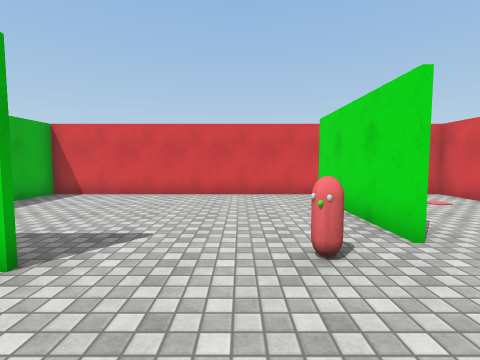
view 1 (above)

17 first-person views from a walk through a 3-D level made in the Unity game engine. The camera is 1.4 m above the floor, tilts 4° down and sees 85° across. The floor is counted in squares, 1.2 m on a side. Each view is taken from the middle of a square. On the plan, view 1 faces up. The plan holds only what a view shows up to about 12 squares ahead; the rest is blank. The player is left out. Surface patterns are stand-ins for the level's own textures.

view 2
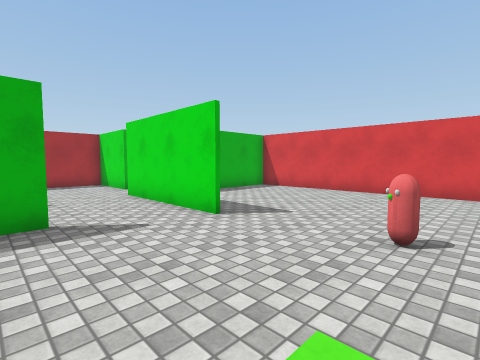

view 3
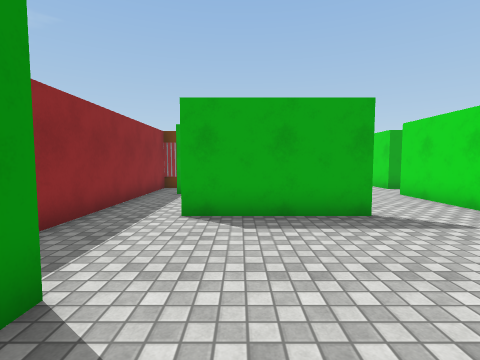

view 4
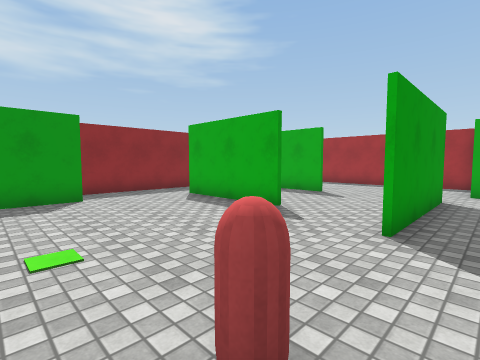

view 5
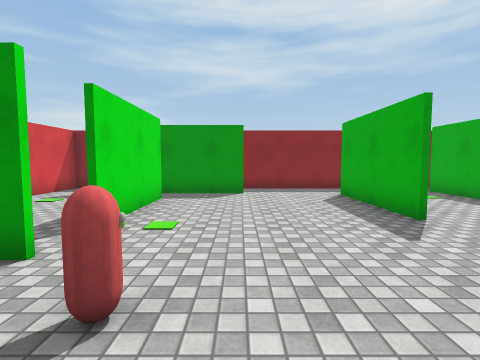

view 6
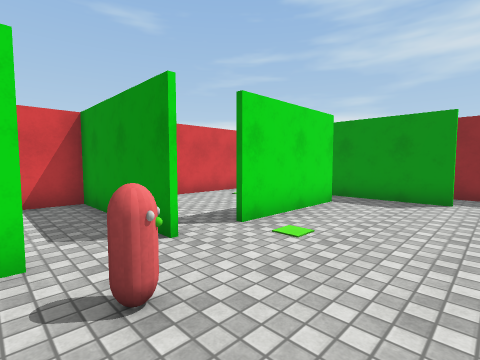

view 7
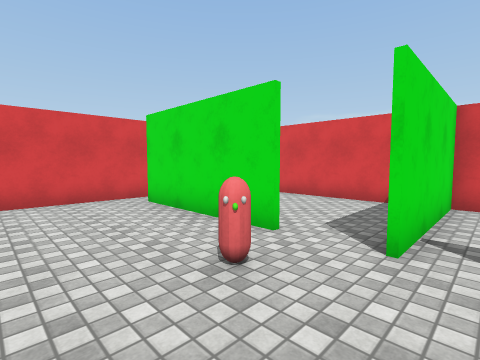

view 8
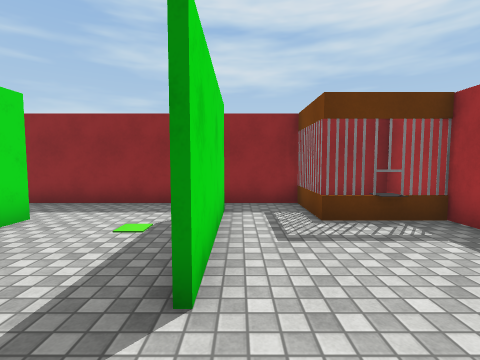

view 9
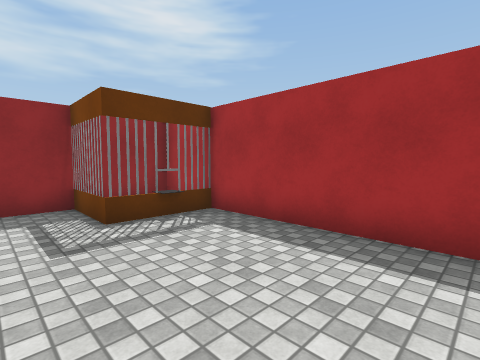

view 10
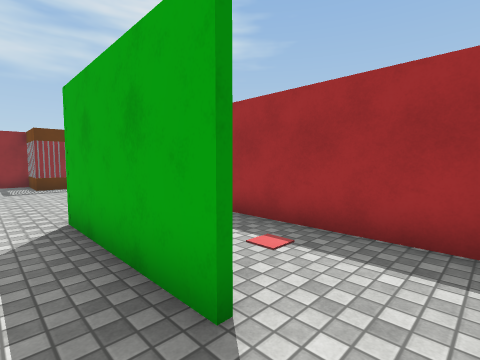

view 11
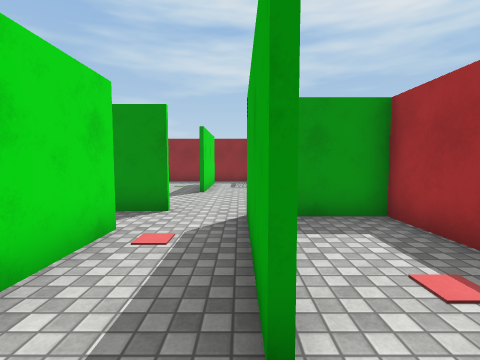

view 12
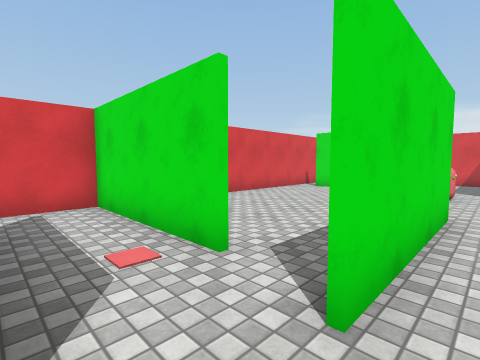

view 13
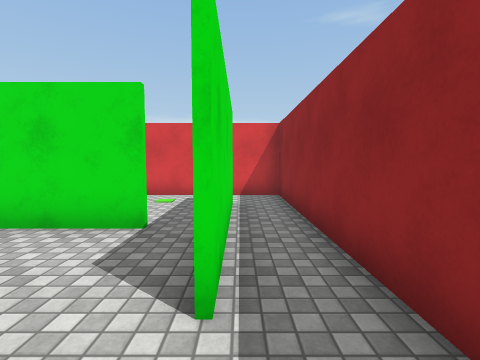

view 14
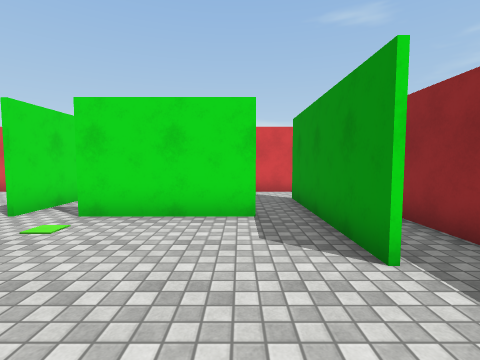

view 15
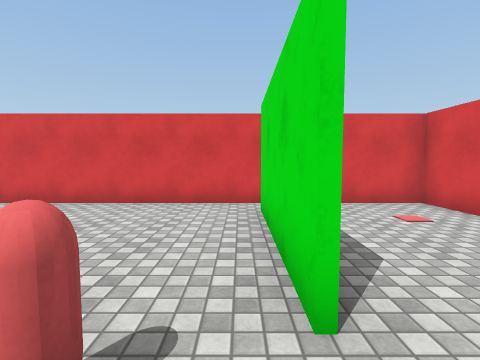

view 16
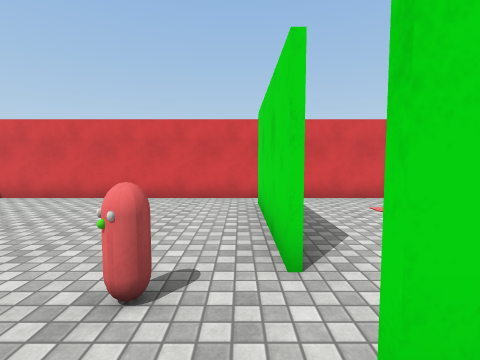

view 17
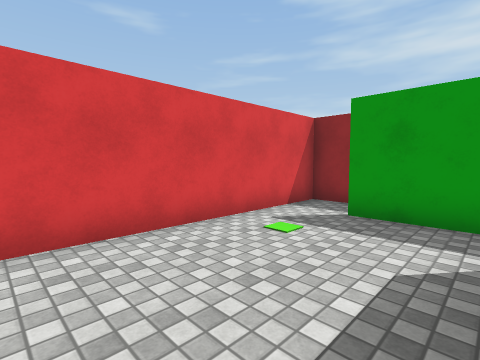

### Floor plan
Points are (right, up) in squares from view 1. A wall is a line through its corners. A room is listed if a view was taken in it or the views show most of it. See-through windows are left out.
Room 1 (views 1, 2, 3, 4, 5, 6, 7, 8, 9, 12, 13, 14, 15, 16)
walls: (-3.6, -0.1) (-3.6, -4.4); (-2.4, 2.7) (-7.4, 2.7); (-7.4, 2.8) (-2.4, 2.8); (-7.5, -1) (-7.5, -5.4); (-3.7, -4.4) (-3.7, -3.5); (2.5, 3.6) (2.5, 8.4); (-0.2, -4.7) (2.5, -4.7); (-9.2, 3.3) (-10.8, 3.3); (2.5, -3.4) (2.5, 0.5); (-7.6, -5.4) (-7.6, -1); (-6.7, 9.4) (-6.7, 6.4); (-12.2, 3.2) (-12.2, -6.4) (7.1, -6.4) (7.1, -5.4); (4.9, -4.8) (-0.2, -4.8); (2.4, 9.4) (-7.1, 9.4)
ways out: opening at (-8, 3) to room 2; opening at (-7, 4) to room 2; opening at (3, -4) to room 3; opening at (3, 1) to room 3; opening at (6, -5) to room 3; opening at (3, 3) to room 4; opening at (3, 9) to room 4
objects: other object (-11, -5) to (-10, -4); other object (1, 3)
Room 2 (views 10, 11)
walls: (-9.2, 7.6) (-9.2, 3.3); (-7.1, 9.4) (-8.8, 9.4); (-6.8, 4.5) (-6.8, 9.4)
ways out: opening at (-8, 3) to room 1; opening at (-7, 4) to room 1; opening at (-9, 8.5) to room 5
Room 3 (view 17)
walls: (2.5, -4.7) (5.4, -4.7); (7.1, -5.4) (7.1, 2); (7.2, 1.8) (2.5, 1.8)
ways out: opening at (3, -4) to room 1; opening at (3, 1) to room 1; opening at (6, -5) to room 1
Room 4 (no view inside)
walls: (7.1, 2) (7.1, 9.4) (2.4, 9.4); (2.5, 2) (7.2, 2)
ways out: opening at (3, 3) to room 1; opening at (3, 9) to room 1
Room 5 (no view inside)
walls: (-12.2, 8.9) (-12.2, 3.5) (-10.1, 3.5)
ways out: opening at (-9, 8.5) to room 2

Where each view was taken, in squares from view 1:
view 1: 0 up, 0 right, facing up
view 2: 1 down, 2 right, facing up-left
view 3: 3 down, 2 right, facing left
view 4: 4 up, 2 right, facing down-left
view 5: 5 up, 0 right, facing down
view 6: 4 up, 1 left, facing down-right
view 7: 1 up, 1 left, facing up-right
view 8: 1 up, 8 left, facing down
view 9: 1 up, 8 left, facing down-left
view 10: 9 up, 8 left, facing down-left
view 11: 9 up, 9 left, facing down
view 12: 2 up, 9 left, facing up-right
view 13: 5 down, 2 left, facing right
view 14: 3 down, 3 left, facing right
view 15: 2 up, 2 right, facing up
view 16: 1 up, 2 right, facing up
view 17: 1 up, 3 right, facing down-right
